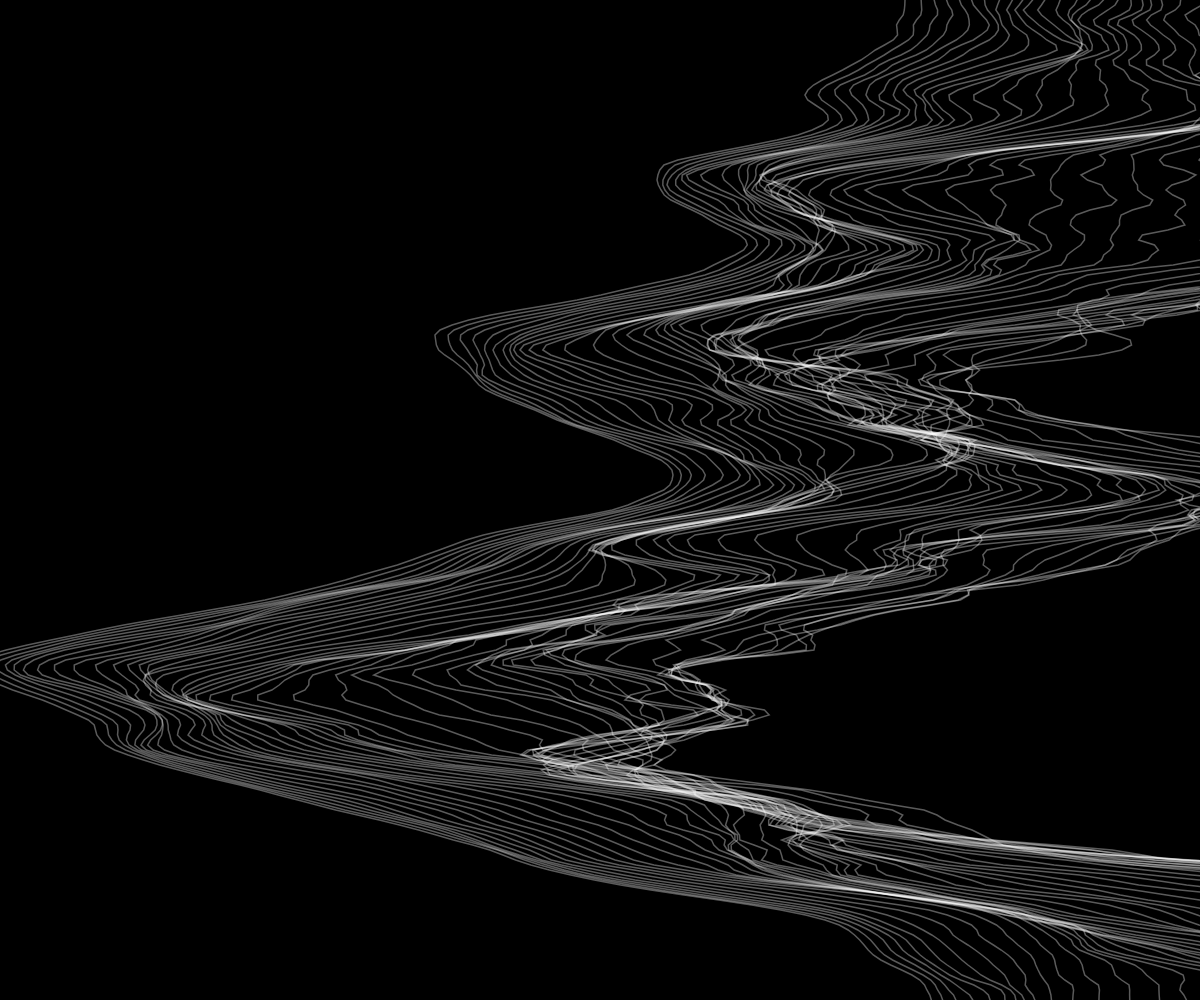
Frame 1 (no input)
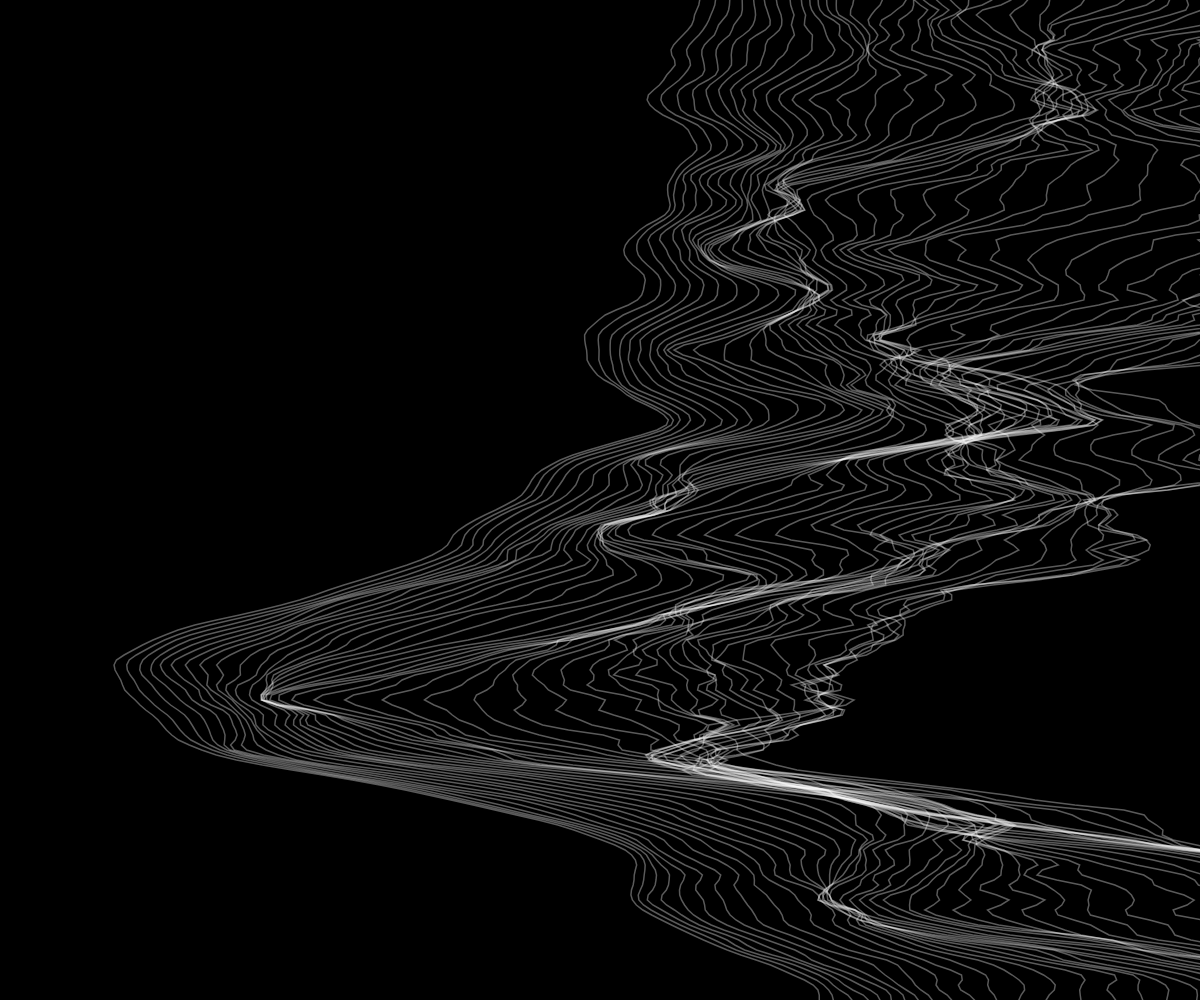
Frame 60 (no input)
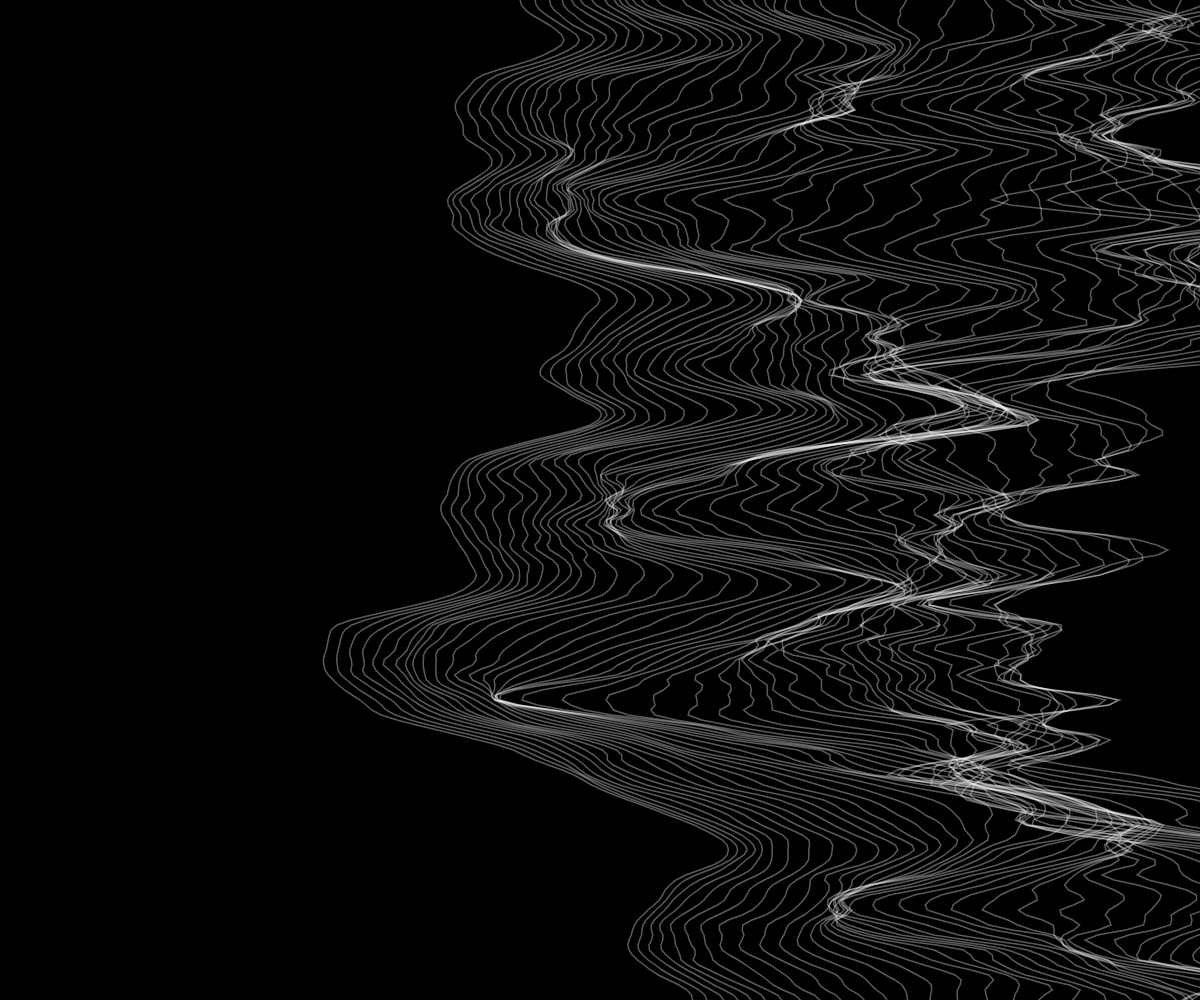
Frame 120 (the mouse pressed at the canvas centre since frame 60)

The p5.js sketch that drew these frames (run headless with seeded random() and noise() and a simulated clock; from frame 60 on, the mouse is pressed at the canvas centre):

// p5.js sketch
// ── sketch.js
const numLines = 50;
const contourOpacity = 90;
const contourStrokeWeight = 1.5;
const coastNoiseSpeed = 0.003;

let coastline = [];
let sandTraces = [];
let lastMouseX = 0;
let lastMouseY = 0;
let stepCount = 0;

function setup() {
  createCanvas(windowWidth, windowHeight);
}

function draw() {
  background(0);

  let yStep = 5;
  let baseCoastlineX = -width * 0.2;
  let coastlineVariation = width * 1.3;

  let sVal = sin(frameCount * 0.008);
  let surgeOffset = 0;
  
  if (sVal > 0.85) { 
    let surgeNorm = map(sVal, 0.85, 1.0, 0, 1);
    surgeOffset = pow(surgeNorm, 1.5) * (width * 0.7); 
  }

  if (lastMouseX === 0 && lastMouseY === 0) {
    lastMouseX = mouseX;
    lastMouseY = mouseY;
  }

  let d = dist(lastMouseX, lastMouseY, mouseX, mouseY);
  if (d > 40 && (mouseX !== 0 || mouseY !== 0)) { 
    let angle = atan2(mouseY - lastMouseY, mouseX - lastMouseX);
    sandTraces.push({
      x: mouseX,
      y: mouseY,
      angle: angle,
      isLeft: stepCount % 2 === 0
    });
    lastMouseX = mouseX;
    lastMouseY = mouseY;
    stepCount++;
  }

  noStroke();
  fill(240); 
  
  for (let i = sandTraces.length - 1; i >= 0; i--) {
    let p = sandTraces[i];
    
    let waveX = noise(frameCount * coastNoiseSpeed, p.y * 0.003) * coastlineVariation + baseCoastlineX - surgeOffset;
    
    if (p.x > waveX) {
      sandTraces.splice(i, 1);
    } else {
      push();
      translate(p.x, p.y);
      rotate(p.angle);
      
      let sideOffset = p.isLeft ? -10 : 10;
      
      ellipse(6, sideOffset, 20, 15); 
      ellipse(-6, sideOffset, 13, 10); 
      
      pop();
    }
  }

  coastline = [];
  for (let y = 0; y <= height; y += yStep) {
    let x = noise(frameCount * coastNoiseSpeed, y * 0.003) * coastlineVariation + baseCoastlineX - surgeOffset;
    coastline.push(createVector(x, y));
  }

  for (let i = 0; i < numLines; i++) {
    let offsetFactor = map(i, 0, numLines, 1.0, 10.0);

    beginShape();
    stroke(255, contourOpacity);
    strokeWeight(contourStrokeWeight);
    noFill();

    for (let j = 0; j < coastline.length; j++) {
      let p = coastline[j];
      let xOff = noise(frameCount * coastNoiseSpeed * 0.5, p.y * 0.01, i * 0.05) * 150 * offsetFactor;
      vertex(p.x + xOff, p.y);
    }

    endShape();
  }
}

function windowResized() {
  resizeCanvas(windowWidth, windowHeight);
}
